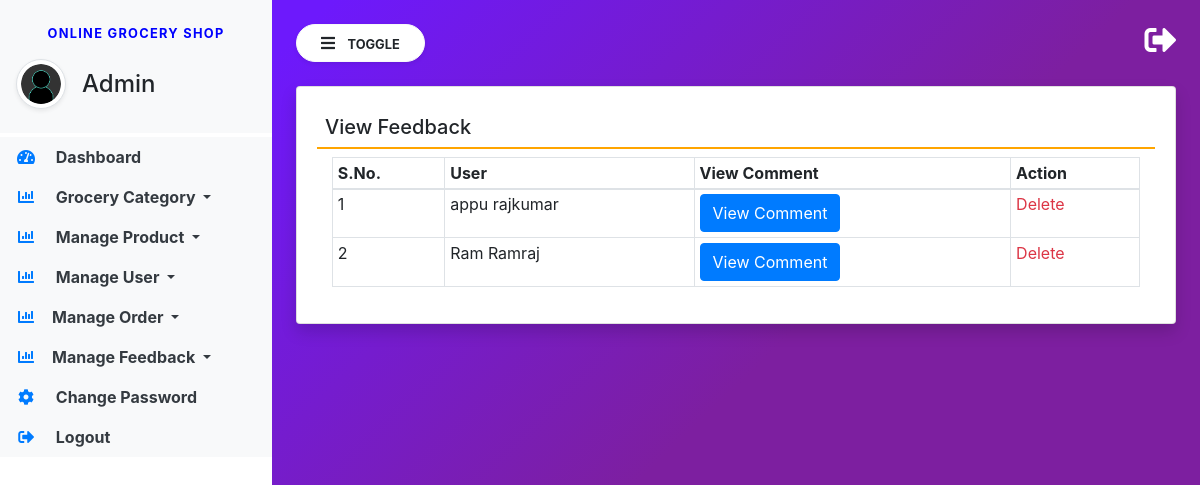
Screenshot of /manage-feedback/?action=1 with the database file from the repository.
### groceryapp/models.py (models this page shows, shortened)
class Feedback(models.Model):
    user = models.ForeignKey(User, on_delete=models.CASCADE, null=True, blank=True)
    message = models.TextField(null=True, blank=True)
    status = models.IntegerField(choices=STATUS, default=2)
    created = models.DateTimeField(auto_now_add=True)
    updated = models.DateTimeField(auto_now=True)

### groceryapp/views.py (the view)
# urls.py: path('manage-feedback/', manage_feedback, name="manage_feedback"),
def manage_feedback(request):
    action = request.GET.get('action', 0)
    feedback = Feedback.objects.filter(status=int(action))
    return render(request, 'manage_feedback.html', locals())

### groceryapp/templates/manage_feedback.html (shortened to what this page needs)
{% extends 'admin_base.html' %}
{% block main  %}
<div class="card shadow">
    <div class="card-body">
        <h5 class="p-2" style="border-bottom: 2px solid orange;">View Feedback</h5>
        <div class="container-fluid">
            <table class="table table-bordered table-sm" id="example">
                <thead>
                <tr>
                    <th>S.No.</th>
                    <th>User</th>
                    <th>View Comment</th>
                    <th>Action</th>
                </tr>
                </thead>
                <tbody>
                {% for i in feedback %}
                <tr id="row-{{forloop.counter}}">
                    <td>{{forloop.counter}}</td>
                    <td>{{i.user.first_name}} {{i.user.last_name}}</td>
                    <td>
                        <button type="button" class="btn btn-primary" data-toggle="modal" data-target="#exampleModal-{{forloop.counter}}">
                          View Comment
                        </button>
                    </td>
                    <td>
                        <a href="/delete-feedback/{{i.id}}/" class="text-danger"
                           onclick="return confirm('Are You Sure?')">Delete</a></td>
                </tr>
                {% endfor %}
                </tbody>
            </table>
        </div>
    </div>
</div>
{% endblock %}

### groceryapp/static/css/sidebar.css (style rules this page uses)
body { background-image : linear-gradient(135.9deg,rgba(109,25,252,1) 16.4%,rgba(125,31,160,1) 56.1%); min-height:100vh; }

### rows the page displays
Feedback: user.first_name "appu", user.last_name "rajkumar"
Feedback: user.first_name "Ram", user.last_name "Ramraj"
